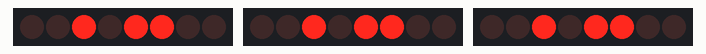
This sketch was run on a simulated Arduino Uno, built with avr-gcc and run on an emulated ATmega328P. Parts: 3 × 8 port-expander outputs drawn as a row of LEDs (first output left, lit = HIGH). Wiring (inferred from the names in the program): PCF8574 port expander at I2C address 0x20; PCF8574 port expander at I2C address 0x21; PCF8574 port expander at I2C address 0x22. Wiring (inferred from the signals the program sends): 3 × row of LEDs: on Q0, Q1, Q2, Q3, Q4, Q5, Q6, Q7 / on Q0, Q1, Q2, Q3, Q4, Q5, Q6, Q7 / on Q0, Q1, Q2, Q3, Q4, Q5, Q6, Q7.

Above: at 2.5 s.
At 6.5 s:
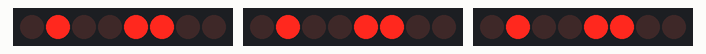
At 10.5 s:
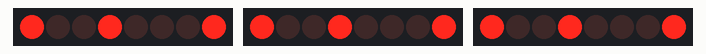
At 14.5 s:
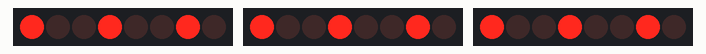
Timing chart, 0 to 20.8 s (numbered marks = the images above):
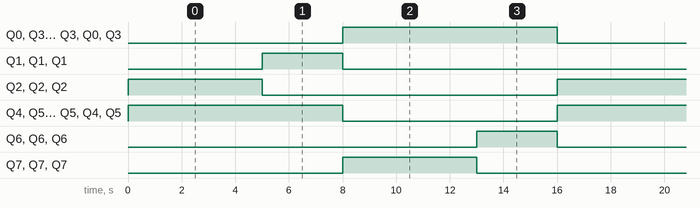

Measured:
- by itself, Q0, Q3–5, Q0, Q3–5, Q0, Q3–5: alternates HIGH for 8.0 s and LOW for 8.0 s
- by itself, Q1, Q6, Q1, Q6, Q1, Q6: alternates HIGH for 3.0 s and LOW for 13.0 s
- by itself, Q2, Q7, Q2, Q7, Q2, Q7: alternates HIGH for 5.0 s and LOW for 11.0 s

The sketch:

Semafaro3Arduino.ino
```cpp
//Exp 3 - onde será adicionada semafaro para pedestre e ciclistas, junto com mais 2 PCF8574,basicamente triplicando o número de semafaros presentes.
//#include é uma diretiva do pré-processador C++.(uma biblioteca que permite a comunicação com o barramento I2C)
#include <Wire.h>

#define PCF0_ADDR 0x20

// Mapeamento dos pinos do Semáforo no primeiro PCF8574, uma especié de nomeação dos pinos
// os bytes representão quais portas serão ativadas
// Semáfaro 1
const byte TUDO_DESLIGADO = 0b00000000;
const byte LED_VERMELHO1 = 0b00000001; // P0
const byte LED_AMARELO1  = 0b00000010; // P1
const byte LED_VERDE1    = 0b00000100; // P2

//Semáfaro pedestre 1
const byte LED_VERMELHO_PED1    = 0b00001000; // P3
const byte LED_VERDE_PED1    = 0b00010000; // P4

//Semáfaro 2
const byte LED_VERMELHO2    = 0b00100000; // P5
const byte LED_AMARELO2  = 0b01000000; // P6
const byte LED_VERDE2 = 0b10000000; // P7

#define PCF1_ADDR 0x21

// Mapeamento dos pinos do Semáforo no segundo PCF8574, uma especié de nomeação dos pinos
// os bytes representão quais portas serão ativadas
// Semáfaro 3
const byte LED_VERMELHO3 = 0b00000001; // P0
const byte LED_AMARELO3  = 0b00000010; // P1
const byte LED_VERDE3    = 0b00000100; // P2

//Semáfaro ciclista 1
const byte LED_VERMELHO_CICLI1    = 0b00001000; // P3
const byte LED_VERDE_CICLI1    = 0b00010000; // P4

//Semáfaro 4
const byte LED_VERMELHO4    = 0b00100000; // P5
const byte LED_AMARELO4  = 0b01000000; // P6
const byte LED_VERDE4 = 0b10000000; // P7

#define PCF2_ADDR 0x22

// Mapeamento dos pinos do Semáforo no terceiro PCF8574, uma especié de nomeação dos pinos
// os bytes representão quais portas serão ativadas
// Semáfaro 5
const byte LED_VERMELHO5 = 0b00000001; // P0
const byte LED_AMARELO5  = 0b00000010; // P1
const byte LED_VERDE5    = 0b00000100; // P2

//Semáfaro pedestre 2
const byte LED_VERMELHO_PED2    = 0b00001000; // P3
const byte LED_VERDE_PED2    = 0b00010000; // P4

//Semáfaro 6
const byte LED_VERMELHO6    = 0b00100000; // P5
const byte LED_AMARELO6  = 0b01000000; // P6
const byte LED_VERDE6 = 0b10000000; // P7
// Função auxiliar para enviar o comando ao PCF8574
// para que o arduino execute essa função é preciso fazelo entender que estamos querendo dizer
// agora esssa função envia no determinado endereço o byte que precisamos

void enviarParaPCF(byte endereco, byte estado) {
  //agora que existem dois I2C, precisamos especificar qual deles queremos enviar o comando, por isso o parametro endereco
  Wire.beginTransmission(endereco); // 1. Inicia conversa com o CI
  //chamamos o respectivo CI que queremos conversar
  Wire.write(~estado);              // 2. Envia a combinação de LEDs
  //mandamos para tal porta um sinal de byte(o ~ inverte o sinal), o fazebdo sair de nivel logico 0
  Wire.endTransmission();          // 3. Encerra a conversa
}
void setup() {
  Wire.begin(); // Inicializa o barramento I2C
  enviarParaPCF(PCF0_ADDR, TUDO_DESLIGADO); // Garante que o primeiro I2C comece com todos os LEDs desligados
  enviarParaPCF(PCF1_ADDR, TUDO_DESLIGADO); // Garante que o segundo I2C comece com todos os LEDs desligados
  enviarParaPCF(PCF2_ADDR, TUDO_DESLIGADO); // Garante que o terceiro I2C comece com todos os LEDs desligados
  // todo o sistema começara sem sinal nenhum em byte
}

void loop() {
  // 1. Estado VERDE1 E VERMELHO2 E VERDE_PED1
  enviarParaPCF(PCF0_ADDR,
    LED_VERDE1|LED_VERMELHO2|LED_VERDE_PED1);
   // 1a. Estado VERDE3 E VERMELHO4 E VERDE_CICLI1
  enviarParaPCF(PCF1_ADDR,
    LED_VERDE3|LED_VERMELHO4|LED_VERDE_CICLI1);
   // 1b. Estado VERDE5 E VERMELHO6 E VERDE_PED2
  enviarParaPCF(PCF2_ADDR,
    LED_VERDE5|LED_VERMELHO6|LED_VERDE_PED2);

  delay(5000); // Fica verde e vermelho por 5 segundos

  // 2. Estado AMARELO1 aciona e VERDE1 desliga, VERMELHO2 e VERDE_PED1 permanecem acesos
  enviarParaPCF(PCF0_ADDR,
    LED_AMARELO1|LED_VERMELHO2|LED_VERDE_PED1);
   // 2a. Estado AMARELO3 aciona e VERDE3 desliga, VERMELHO4 e VERDE_CICLI1 permanecem acesos
  enviarParaPCF(PCF1_ADDR,
    LED_AMARELO3|LED_VERMELHO4|LED_VERDE_CICLI1);
   // 2b. Estado AMARELO5 aciona e VERDE5 desliga, VERMELHO6 e VERDE_PED2 permanecem acesos
  enviarParaPCF(PCF2_ADDR,
    LED_AMARELO5|LED_VERMELHO6|LED_VERDE_PED2);

  delay(3000); // Fica amarelo por 3 segundos

  // 3. Estado VERMELHO1, VERDE2 e VERMELHO_PED1 acionam e AMARELO1, VERMELHO2 e VERDE_PED1 desligam
  enviarParaPCF(PCF0_ADDR,
      LED_VERMELHO1|LED_VERDE2|LED_VERMELHO_PED1);
   // 3a. Estado VERMELHO3, VERDE4 e VERMELHO_CICLI1 acionam e AMARELO3, VERMELHO4 e VERDE_CICLI1 desligam
  enviarParaPCF(PCF1_ADDR,
      LED_VERMELHO3|LED_VERDE4|LED_VERMELHO_CICLI1);
   // 3b. Estado VERMELHO5, VERDE6 e VERMELHO_PED2 acionam e AMARELO5, VERMELHO6 e VERDE_PED2 desligam
  enviarParaPCF(PCF2_ADDR,
      LED_VERMELHO5|LED_VERDE6|LED_VERMELHO_PED2);

  delay(5000); // Fica vermelho por 5 segundos

   // 4. Estado AMARELO2 aciona e VERDE2 desliga, VERMELHO1 e VERMELHO_PED1 permanecem acesos
  enviarParaPCF(PCF0_ADDR,
    LED_VERMELHO1|LED_AMARELO2|LED_VERMELHO_PED1);
   // 4a. Estado AMARELO4 aciona e VERDE4 desliga, VERMELHO3 e VERMELHO_CICLI1 permanecem acesos
  enviarParaPCF(PCF1_ADDR,
    LED_VERMELHO3|LED_AMARELO4|LED_VERMELHO_CICLI1);
   // 4b. Estado AMARELO6 aciona e VERDE6 desliga, VERMELHO5 e VERMELHO_PED2 permanecem acesos
  enviarParaPCF(PCF2_ADDR,
    LED_VERMELHO5|LED_AMARELO6|LED_VERMELHO_PED2);
  delay(3000); // Fica amarelo por 3 segundos

}
```
